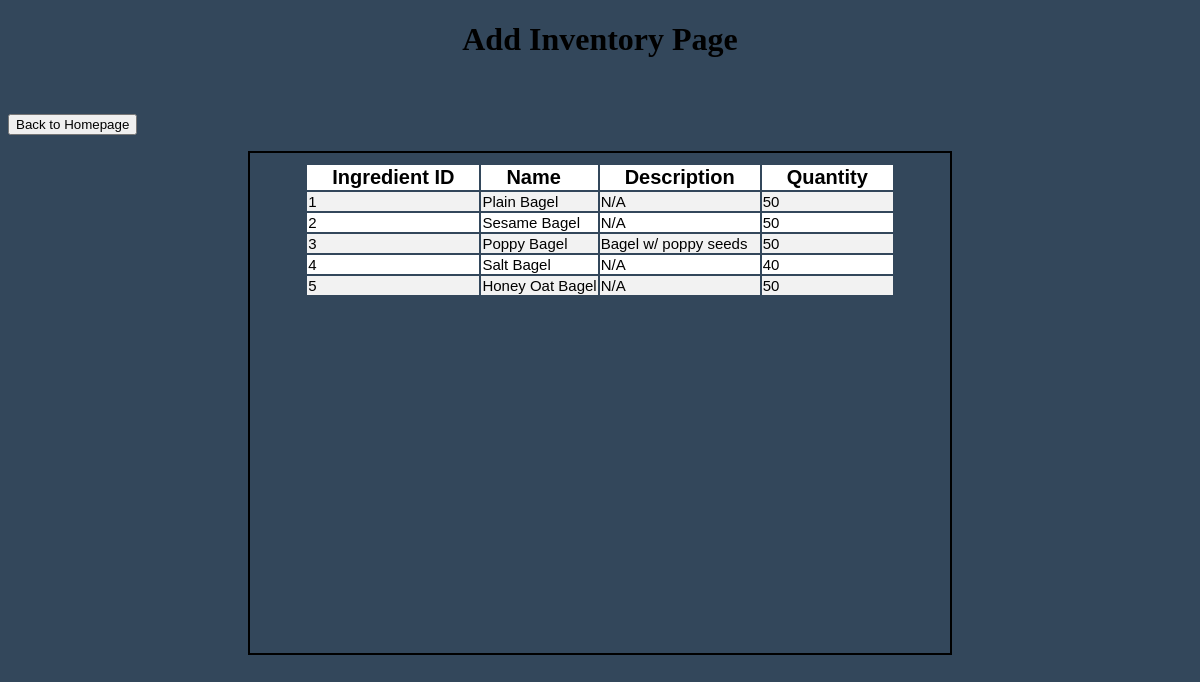
Screenshot of /AddInv.php with the database file from the repository.
### tables this page shows
CREATE TABLE `ingredients` (
  `ing_id` int(11) NOT NULL,
  `ing_name` varchar(150) NOT NULL,
  `ing_desc` varchar(150) NOT NULL,
  `ing_q` int(255) NOT NULL
);

### AddInv.php (the view, shortened to what this page needs)
<!DOCTYPE html>
<html>
<head>
</head>
<body style="background-color:#33475b;">
<h1 style="text-align: center;">Add Inventory Page</h1>
    <br>
    <p>
        <button onclick="window.location.href='http://localhost/MainPage.html'">
        Back to Homepage
        </button>
    </p>
<div>
<table>
    <tr>
        <th>Ingredient ID</th>
        <th>Name</th>
        <th>Description</th>
        <th>Quantity</th>
    </tr>
<?php
    $conn=mysqli_connect("localhost","root","root","inventory");
    $sql = "SELECT * FROM ingredients";
    $result = $conn->query($sql);
    if ($result->num_rows > 0) {
        while($row = $result->fetch_assoc())
        {
            echo "<tr><td>" . $row["ing_id"]. "</td><td>" . $row["ing_name"] . "</td><td>"
            . $row["ing_desc"]. "</td><td>" . $row["ing_q"] . "</tr></td>";
        }
        echo "</table>";
    }
    else
    {
        echo "0 RESULTS";
    }
?>
</div>
</body>
</html>

### AddInv.php (style rules this page uses)
table { border-collapse: separate; width: auto; height: auto; padding:10px; margin-left: auto; margin-right: auto; font-family: 'Gill Sans', 'Gill Sans MT', 'Calibri', 'Trebuchet MS', sans-serif; text-align: left; }
th { background-color: white; font-size: 20px; padding-left:25px; padding-right:25px; color: black; }
tr { background-color:white; font-size:15px; }
tr:nth-child(even) { background-color: #f2f2f2; font-size: 15px; padding:20px; }
div { background-color: #33475b; border: black 2px solid; width:700px; height:500px; margin-left:auto; margin-right:auto; }

### rows the page displays
ingredients: ing_id "1", ing_name "Plain Bagel", ing_desc "N/A", ing_q "50"
ingredients: ing_id "2", ing_name "Sesame Bagel", ing_desc "N/A", ing_q "50"
ingredients: ing_id "3", ing_name "Poppy Bagel", ing_desc "Bagel w/ poppy seeds", ing_q "50"
ingredients: ing_id "4", ing_name "Salt Bagel", ing_desc "N/A", ing_q "40"
ingredients: ing_id "5", ing_name "Honey Oat Bagel", ing_desc "N/A", ing_q "50"
